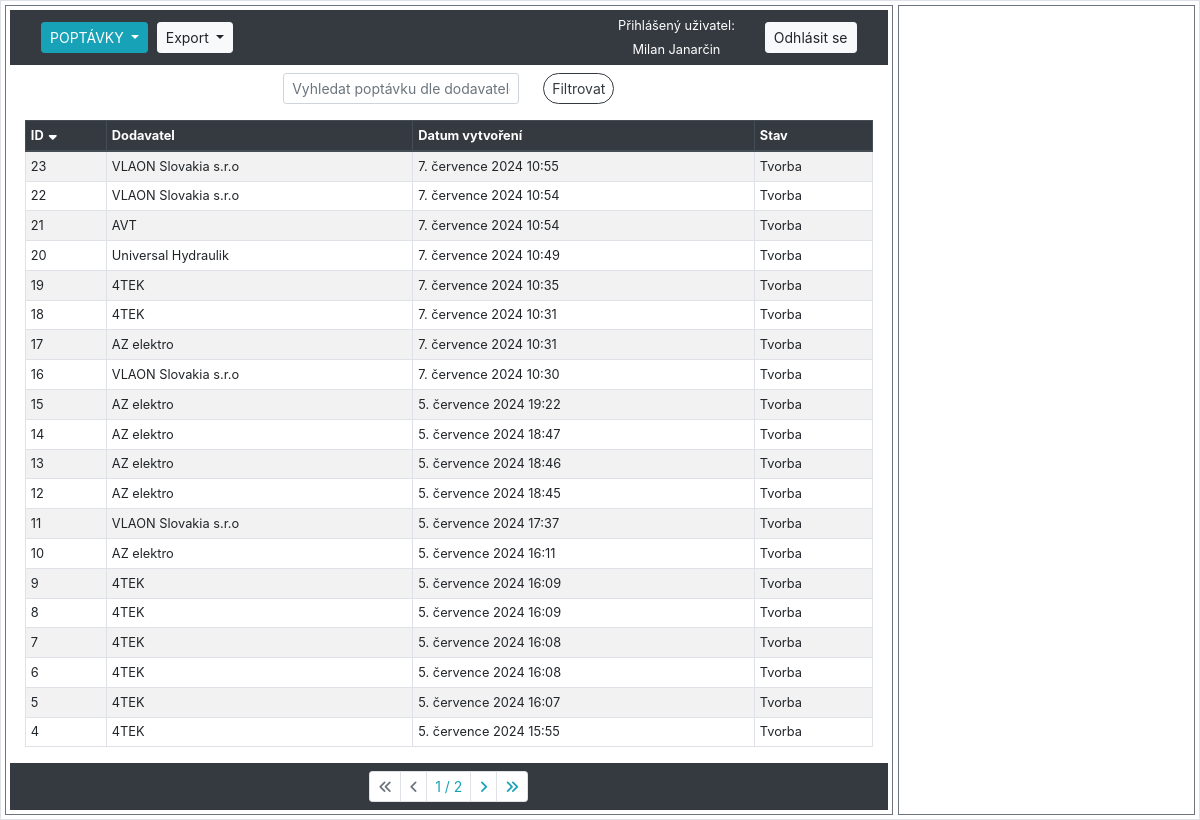
Page /sklad/poptavky/ (signed in) on the earlier database version.
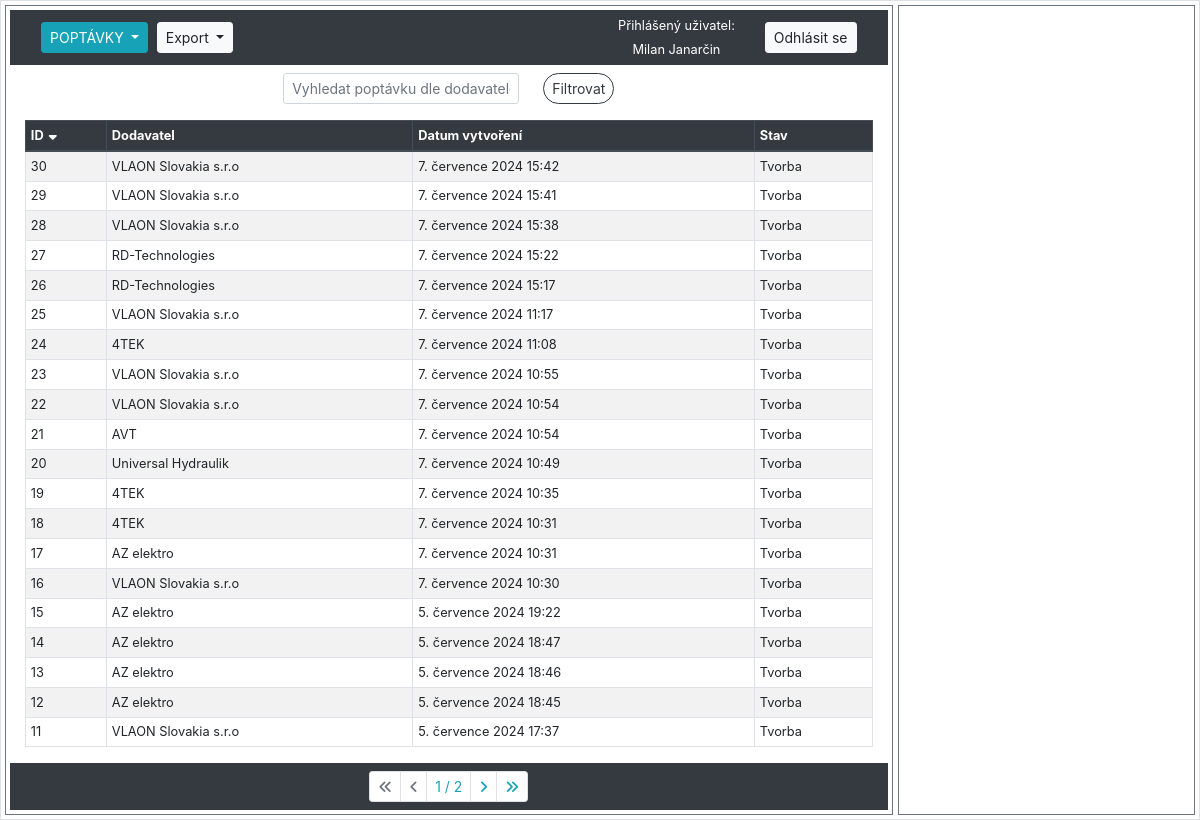
Same page on the later database version.
### hpm_sklad/models.py (models this page shows, shortened)
class Poptavky(models.Model):
    class Meta:
        verbose_name_plural = 'Poptávky'
        verbose_name = 'Poptávka'
    STAVY_CHOICES = [
        ('Tvorba', 'Ve tvorbě'),
        ('Poptáno', 'Poptáno'),
        ('Uzavřeno', 'Uzavřeno'),
        ]
    dodavatel = models.ForeignKey(Dodavatele, on_delete=models.CASCADE, related_name='poptavky_dodavatele', verbose_name="Dodavatel")
    datum_vytvoreni = models.DateTimeField(auto_now_add=True, verbose_name="Datum vytvoření")
    stav = models.CharField(max_length=10, choices=STAVY_CHOICES, default='Tvorba', verbose_name="Stav poptávky")
    varianty = models.ManyToManyField('Varianty', through='PoptavkaVarianty')

class Dodavatele(models.Model):
    class Meta:
        verbose_name_plural = "Dodavatelé"
    LANGUAGE_CHOICES = [
        ('CZ', 'Český'),
        ('SK', 'Slovenský'),
        ('DE', 'Německý'),
        ('EN', 'Anglický')
    ]
    dodavatel = models.CharField(max_length=100, verbose_name="Dodavatel")
    kontakt = models.CharField(null=True, max_length=100, verbose_name="Kontaktní osoba")
    email = models.EmailField(null=True, max_length=100, verbose_name="E-mail")
    telefon = models.CharField(null=True, max_length=20, verbose_name="Telefon")
    jazyk = models.CharField(null=True, max_length=2, choices=LANGUAGE_CHOICES, default='CZ', verbose_name="Jazyk")
    def __str__(self):
        return f"{self.dodavatel}"

### hpm_sklad/views.py (the view, shortened to what this page needs)
# urls.py: path('sklad/poptavky/', views.PoptavkaListView.as_view(), name='poptavky'),
class PoptavkaListView(LoginRequiredMixin, ListView):
    model = Poptavky
    template_name = 'hpm_sklad/poptavky.html'
    paginate_by = 20
    export_csv = False
    def get_context_data(self, **kwargs):
        context = super().get_context_data(**kwargs)
        selected_id = self.request.GET.get('selected', None)
        if selected_id:
            context['selected_item'] = get_object_or_404(Dodavatele, id=selected_id)
        else:
            context['selected_item'] = None
        context.update({
            'db_table': 'poptavky',
            'sort': self.request.GET.get('sort', 'id'),
            'order': self.request.GET.get('order', 'down'),
            'query': self.request.GET.get('query', ''),
            'current_user': self.request.user,
        })
        return context
    def get_queryset(self):
        queryset = Poptavky.objects.all()
        query = self.request.GET.get('query', '')
        sort = self.request.GET.get('sort', 'id')
        order = self.request.GET.get('order', 'down')
        if query:
            queryset = queryset.filter(dodavatel__icontains=query)
        if order == 'down':
            sort = f"-{sort}"
        queryset = queryset.order_by(sort)
        return queryset
    def render_to_response(self, context, **response_kwargs):
        if getattr(self, 'export_csv', False):
            return self.export_to_csv(self.get_queryset())
        else:
            return super().render_to_response(context, **response_kwargs)

### hpm_sklad/templatetags/custom_filters.py (called while the page is built)
@register.filter
def url_remove_param(querystring, params):
    params = params.split(',')
    new_querystring = '&'.join(
        f"{key}={value}"
        for part in querystring.split('&')
        if '=' in part and (key := part.split('=')[0]) not in params and (value := part.split('=')[1])
    )
    return new_querystring

### hpm_sklad/templates/hpm_sklad/poptavky.html (shortened to what this page needs)
{% extends "hpm_sklad/base_left_right_column.html" %}
{% load static %}
{% load custom_filters %}
{% block left_content %}
    <form method="GET" action="" class="form-inline justify-content-center align-items-center small my-2">
        <div class="form-group mx-sm-2 mb-2">
            <input class="form-control form-control-sm mr-sm-2" type="text" name="query" placeholder="Vyhledat poptávku dle dodavatele" value="{{ request.GET.query }}">
        </div>
        <div class="form-group mx-sm-2 mb-2">
            <button class="btn btn-outline-dark btn-sm rounded-pill" type="submit">Filtrovat</button>
        </div>
    </form>
    <div class="container-fluid">
        <table class="table table-sm table-hover table-striped table-bordered">
            <thead class="thead-dark">
                <tr>
                    {% with request.GET.urlencode as querystring %}
                        <th>
                            <a href="?sort=id&order={% if request.GET.sort == 'id' and request.GET.order == 'up' %}down{% else %}up{% endif %}&{{ querystring|url_remove_param:'sort,order' }}">
                                ID
                                {% if not request.GET.sort %}
                                    <i class="fas fa-sort-down"></i>
                                {% endif %}
                            </a>
                        </th>
                        <th>
                            <a href="?sort=dodavatel&order={% if request.GET.sort == 'dodavatel' and request.GET.order == 'up' %}down{% else %}up{% endif %}&{{ querystring|url_remove_param:'sort,order' }}">
                                Dodavatel
                            </a>
                        </th>
                        <th>
                            <a href="?sort=kontakt&order={% if request.GET.sort == 'kontakt' and request.GET.order == 'up' %}down{% else %}up{% endif %}&{{ querystring|url_remove_param:'sort,order' }}">
                                Datum vytvoření
                            </a>
                        </th>
                        <th>
                            <a href="?sort=email&order={% if request.GET.sort == 'email' and request.GET.order == 'up' %}down{% else %}up{% endif %}&{{ querystring|url_remove_param:'sort,order' }}">
                                Stav
                            </a>
                        </th>
                    {% endwith %}
                </tr>
            </thead>
            <tbody class="show-pointer">
                {% for item in object_list %}
                    <tr data-id="{{ item.pk }}" data-detail-url="{% url 'poptavka_varianty' item.pk %}" onclick="loadDetail('{% url 'poptavka_varianty' item.pk %}', '{{ item.pk }}')" {% if item.pk == selected_item.pk %} class="table-info"{% endif %}>
                        <td>{{ item.pk }}</td>
                        <td>{{ item.dodavatel|truncatechars:30 }}</td>
                        <td>{{ item.datum_vytvoreni }}</td>
                        <td>{{ item.stav }}</td>
                    </tr>
                {% endfor %}
            </tbody>
        </table>
    </div>
    {% include "hpm_sklad/pagination.html" %}
{% endblock %}

Differences in the rows shown:
no longer on this page (row unchanged): Poptavky: pk "10", dodavatel "AZ elektro", datum_vytvoreni "5. července 2024 16:11", stav "Tvorba"
no longer on this page (row unchanged): Poptavky: pk "9", dodavatel "4TEK", datum_vytvoreni "5. července 2024 16:09", stav "Tvorba"
no longer on this page (row unchanged): Poptavky: pk "8", dodavatel "4TEK", datum_vytvoreni "5. července 2024 16:09", stav "Tvorba"
no longer on this page (row unchanged): Poptavky: pk "7", dodavatel "4TEK", datum_vytvoreni "5. července 2024 16:08", stav "Tvorba"
no longer on this page (row unchanged): Poptavky: pk "6", dodavatel "4TEK", datum_vytvoreni "5. července 2024 16:08", stav "Tvorba"
no longer on this page (row unchanged): Poptavky: pk "5", dodavatel "4TEK", datum_vytvoreni "5. července 2024 16:07", stav "Tvorba"
no longer on this page (row unchanged): Poptavky: pk "4", dodavatel "4TEK", datum_vytvoreni "5. července 2024 15:55", stav "Tvorba"
added Poptavky: pk "30", dodavatel "VLAON Slovakia s.r.o", datum_vytvoreni "7. července 2024 15:42", stav "Tvorba"
added Poptavky: pk "29", dodavatel "VLAON Slovakia s.r.o", datum_vytvoreni "7. července 2024 15:41", stav "Tvorba"
added Poptavky: pk "28", dodavatel "VLAON Slovakia s.r.o", datum_vytvoreni "7. července 2024 15:38", stav "Tvorba"
added Poptavky: pk "27", dodavatel "RD-Technologies", datum_vytvoreni "7. července 2024 15:22", stav "Tvorba"
added Poptavky: pk "26", dodavatel "RD-Technologies", datum_vytvoreni "7. července 2024 15:17", stav "Tvorba"
added Poptavky: pk "25", dodavatel "VLAON Slovakia s.r.o", datum_vytvoreni "7. července 2024 11:17", stav "Tvorba"
added Poptavky: pk "24", dodavatel "4TEK", datum_vytvoreni "7. července 2024 11:08", stav "Tvorba"
